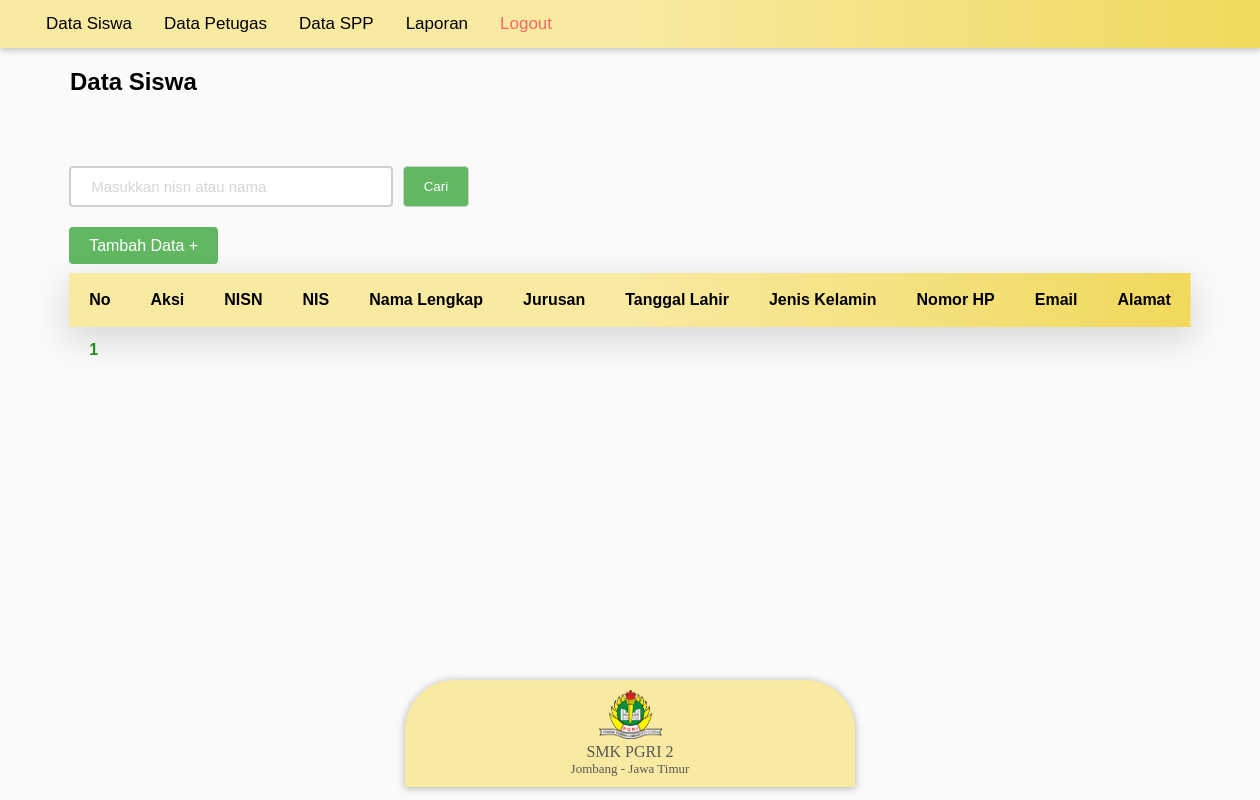
The page /includes/admin/?p=siswa (signed in) on the database as committed earlier.
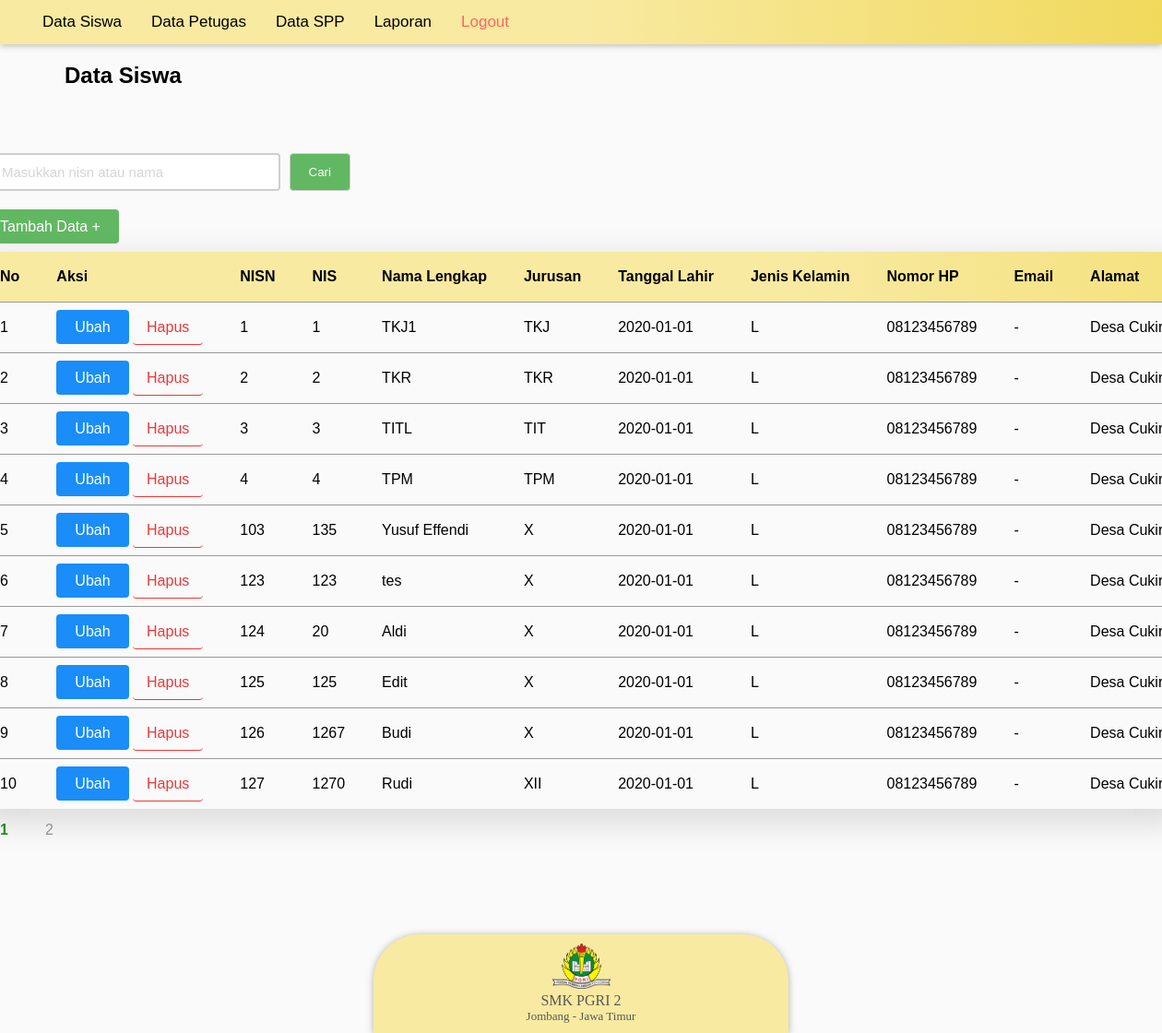
The same page on the database as committed later.
### tables this page shows
CREATE TABLE `tb_siswa` (
  `nisn` int(11) NOT NULL,
  `nis` int(11) NOT NULL,
  `nama_lengkap` varchar(100) NOT NULL,
  `kelas` varchar(3) NOT NULL,
  `tanggal_lahir` date NOT NULL,
  `jenis_kelamin` enum('L','P') NOT NULL,
  `nomor_hp` varchar(13) DEFAULT NULL,
  `email` varchar(50) DEFAULT NULL,
  `id_desa` varchar(10) NOT NULL
);

### config/koneksi.php (called while the page is built, shortened)
<?php
    class Koneksi {
        var $host = 'localhost';
        var $user = 'root';
        var $pass = '';
        var $db_name = 'spp-pi-revisi-v2';
        public function __construct() {
            $this->konek = mysqli_connect($this->host, $this->user, $this->pass, $this->db_name);
        }
    }

### includes/admin/admin.php (called while the page is built, shortened)
<?php
    require_once '../../config/koneksi.php';
    class Admin extends Koneksi {
        public function getNumberOfAllRecords() {
            $stmt = mysqli_query($this->konek, "SELECT COUNT(*) FROM tb_siswa");
            return $stmt;
        }
        public function getSiswaDataNth($page) {
            $start = ($page * 10) - 9;
            $stmt = mysqli_query($this->konek, "SELECT * FROM (SELECT ROW_NUMBER() OVER (ORDER BY nisn) row_num, tb_siswa.*, desa.nama desa, kecamatan.nama kecamatan, kabupaten.nama kabupaten, provinsi.nama provinsi FROM tb_siswa
            INNER JOIN wilayah_administratif_indonesia.desa ON desa.id = tb_siswa.id_desa
            INNER JOIN wilayah_administratif_indonesia.kecamatan ON kecamatan.id = desa.id_kecamatan
            INNER JOIN wilayah_administratif_indonesia.kabupaten ON kabupaten.id = kecamatan.id_kabupaten
            INNER JOIN wilayah_administratif_indonesia.provinsi ON provinsi.id = kabupaten.id_provinsi) tb_siswa_ordered WHERE row_num >= $start LIMIT 10");
            return $stmt;
        }
    }

### includes/admin/data-siswa.php (the view, shortened to what this page needs)
<h2>Data Siswa</h2>
<div id="kontainer-konten">
    <div id="scrolltable-wrap" >
        <div style="display: inline-block;">
            <form class="formcaridata" action="" method="POST">
                <input class="boxcari" type="text" name="cari-data"  placeholder="Masukkan nisn atau nama" value="<?php if(isset($_POST['cari-data'])) { echo $_POST['cari-data'];} ?>" required>
                <input class="inputcari" type="submit" value="Cari">
            </form>
        </div>
        <br>
        <a class="tombolhijau" href="?p=tambah-siswa">Tambah Data +</a>
        <br><br>
        <div id="scrolltable">
            <?php
                if($_SERVER['REQUEST_METHOD'] == 'POST') {
                    $rows = $admin->getDataSiswaByNISNAndName($_POST['cari-data']);
                    if(mysqli_num_rows($rows) == 0) {
                        echo "<p>Data tidak ditemukan</p>";
                    } else {
                        $i = 0;
                        echo "<div class='divTable'>";
                            echo "<div class='divTableBody'>";
                                echo "<div class='divTableRowHead'>";
                                    echo "<div class='divTableHead'>No</div>";
                                    echo "<div class='divTableHead'>Aksi</div>";
                                    echo "<div class='divTableHead'>NISN</div>";
                                    echo "<div class='divTableHead'>NIS</div>";
                                    echo "<div class='divTableHead'>Nama Lengkap</div>";
                                    echo "<div class='divTableHead'>Jurusan</div>";
                                    echo "<div class='divTableHead'>Tanggal Lahir</div>";
                                    echo "<div class='divTableHead'>Jenis Kelamin</div>";
                                    echo "<div class='divTableHead'>Nomor HP</div>";
                                    echo "<div class='divTableHead'>Email</div>";
                                    echo "<div class='divTableHead'>Alamat</div>";
                                echo "</div>";
                            echo "</div>";
                        foreach($rows as $row) :
                                echo "<div class='divTableBody'>";
                                    echo "<div class='divTableRow'>";
                                        echo "<div class='divTableCell'>".++$i."</div>";
                                        echo "<div class='divTableCell'><a class='tombolbiru' href=\"?p=ubah-siswa&nisn=" . $row['nisn'] . "\">Ubah</a> <a class='hapus' href=\"?p=hapus-siswa&nisn=" . $row['nisn'] . "\"onclick=\"return confirm('Yakin ingin menghapus?')\">Hapus</a></div>";
                                        echo "<div class='divTableCell'>".$row['nisn']."</div>";
                                        echo "<div class='divTableCell'>".$row['nis']."</div>";
                                        echo "<div class='divTableCell'>".$row['nama_lengkap']."</div>";
                                        echo "<div class='divTableCell'>".$row['kelas']."</div>";
                                        echo "<div class='divTableCell'>".$row['tanggal_lahir']."</div>";
                                        echo "<div class='divTableCell'>".$row['jenis_kelamin']."</div>";
                                        $nomor_hp = empty($row['nomor_hp']) ? '-' : $row['nomor_hp'];
                                        echo "<div class='divTableCell'>".$nomor_hp."</div>";
                                        $email = empty($row['email']) ? '-' : $row['email'];
                                        echo "<div class='divTableCell'>".$email."</div>";
                                        echo "<div class='divTableCell'>Desa ".ucwords(strtolower($row['desa'])).', Kecamatan '.ucwords(strtolower($row['kecamatan'])).', '.ucwords(strtolower($row['kabupaten'])).', Provinsi '.ucwords(strtolower($row['provinsi']))."</div>";
                                    echo "</div>";
                                echo "</div>";
                        endforeach;
                        echo "</div>";
                    }
                } else {
                    $rows = $admin->getNumberOfAllRecords();
                    $row = mysqli_fetch_row($rows);
                    $totalRecords = $row[0];
                    $totalPages = ceil($totalRecords / 10);
                    echo "
                        <div class='divTable'>
                            <div <div class='divTableRowHead'>
                                <div class='divTableHead'>No</div>
                                <div class='divTableHead'>Aksi</div>
                                <div class='divTableHead'>NISN</div>
                                <div class='divTableHead'>NIS</div>
                                <div class='divTableHead'>Nama Lengkap</div>
                                <div class='divTableHead'>Jurusan</div>
                                <div class='divTableHead'>Tanggal Lahir</div>
                                <div class='divTableHead'>Jenis Kelamin</div>
                                <div class='divTableHead'>Nomor HP</div>
                                <div class='divTableHead'>Email</div>
                                <div class='divTableHead'>Alamat</div>
                            </div>
                        ";
                        if(isset($_GET['page'])) {
                            $currentPage = $_GET['page'];
                        } else {
                            $currentPage = 1;
                        }
                        $rows = $admin->getSiswaDataNth($currentPage);
                        foreach($rows as $row) :
                        $nomor_hp = empty($row['nomor_hp']) ? '-' : $row['nomor_hp'];
                        $email = empty($row['email']) ? '-' : $row['email'];
                        echo "
                            <div class='divTableRow'>
                                <div class='divTableCell'>".$row['row_num']."</div>
                                <div class='divTableCell'><a class='tombolbiru' href=\"?p=ubah-siswa&nisn=" . $row['nisn'] . "\">Ubah</a> <a class='hapus' href=\"?p=hapus-siswa&nisn=" . $row['nisn'] . "\"onclick=\"return confirm('Yakin ingin menghapus?')\">Hapus</a></div>
                                <div class='divTableCell'>".$row['nisn']."</div>
                                <div class='divTableCell'>".$row['nis']."</div>
                                <div class='divTableCell'>".$row['nama_lengkap']."</div>
                                <div class='divTableCell'>".$row['kelas']."</div>
                                <div class='divTableCell'>".$row['tanggal_lahir']."</div>
                                <div class='divTableCell'>".$row['jenis_kelamin']."</div>
                                <div class='divTableCell'>".$nomor_hp."</div>
                                <div class='divTableCell'>".$email."</div>
                                <div class='divTableCell'>Desa ".ucwords(strtolower($row['desa'])).', Kecamatan '.ucwords(strtolower($row['kecamatan'])).', '.ucwords(strtolower($row['kabupaten'])).', Provinsi '.ucwords(strtolower($row['provinsi']))."</div>
                            </div>
                        ";
                    endforeach;
                    echo "</div>";
                    echo '<div class="pagination">';
                    for($i = 1; $i <= $totalPages; $i++) {
                        if($i == $currentPage) {
                            echo '<span>'.$i.'</span>';
                        } else {
                            echo '<span><a href="index.php?p=siswa&page='.$i.'">'.$i.'</a></span>';
                        }
                    }
                    echo '</div>';
                }
            ?>
        </div>
    </div>
</div>
<?php
    require_once 'footer.php';
?>

### includes/admin/header.php (shortened to what this page needs)
<?php
    require_once 'admin.php';
    $admin = new Admin;
?>
<!DOCTYPE html>
<html>
    <head>
        <link rel="stylesheet" href="../../style/style.css">
    </head>
<body>
    <nav class="topnav" id="myTopnav">
        <a href="?p=siswa">Data Siswa</a>
        <a href="?p=petugas">Data Petugas</a>
        <a href="?p=spp">Data SPP</a></li>
        <a href="?p=laporan">Laporan</a>
        <a id="logout" href="?p=logout">Logout</a>
    </nav>

### includes/admin/index.php (shortened to what this page needs)
<?php
    require_once 'header.php';
    if(isset($_GET['p'])) {
        if($_GET['p'] == 'siswa') {
            require_once 'data-siswa.php';
        }   elseif($_GET['p'] == 'beranda') {
            require_once 'beranda.php';
        }
            elseif($_GET['p'] == 'tambah-siswa') {
            require_once 'tambah-siswa.php';
        }
            elseif($_GET['p'] == 'ubah-siswa') {
            require_once 'ubah-siswa.php';
        } elseif($_GET['p'] == 'generate') {
            require_once 'generator-data-siswa.php';
        }
        elseif($_GET['p'] == 'petugas') {
            require_once 'data-petugas.php';
        }
        elseif($_GET['p'] == 'tambah-petugas') {
            require_once 'tambah-petugas.php';
        }
        elseif($_GET['p'] == 'ubah-petugas') {
            require_once 'ubah-petugas.php';
        }
        elseif($_GET['p'] == 'spp') {
            require_once 'data-spp.php';
        }
        elseif($_GET['p'] == 'tambah-spp') {
            require_once 'tambah-spp.php';
        }
        elseif($_GET['p'] == 'ubah-spp') {
            require_once 'ubah-spp.php';
        }
        elseif($_GET['p'] == 'laporan') {
            require_once 'laporan-pembayaran.php';
        }
        elseif($_GET['p'] = 'logout') {
            header('Location: ../../index.php');
            session_destroy();
        }
    }
?>

### includes/admin/footer.php
</body>
    <div class="clearfooter"></div>
        <div id ='footer'>
            <div id='footer2'>
                <img src="../../style/LogoPGRI-jombang.png"><br>
			    SMK PGRI 2<br>
			<div style="font-size:13px;">Jombang - Jawa Timur</div>
		</div>
    </div>
</html>

### style/style.css (style rules this page uses)
* { box-sizing: border-box; scroll-behavior: smooth; }
html, body { background-color: rgb(250, 250, 250); font-family: Verdana, Geneva, Tahoma, sans-serif; margin: 0; height: 100%; }
h2 { margin-left: 70px ; }
a { text-decoration: none; color: #000000; }
::placeholder { opacity: 0.3; }
.pagination { padding-top: 10px; width: 80%; }
.pagination span { color: rgb(36, 138, 36); margin: 20px; font-weight: bold; }
.pagination span a { color: #929292; font-weight: normal; }
.divTable { white-space: nowrap; display: table; max-width: 1300px; overflow: auto; min-width: 400px; box-shadow: 0px 11px 35px 2px rgba(0, 0, 0, 0.14); display:inline-block; }
.divTableRow { display: table-row; }
.divTableRowHead { display: table-row; background: linear-gradient(to right, rgb(248, 234, 161), rgb(248, 234, 161), #F1D95C) ; }
.divTableCell, .divTableHead { display: table-cell; padding: 18px 20px; }
.divTableCell { background-color: rgb(250, 250, 250); border-top: 0.5px solid #999999; }
.divTableHead { font-weight: bold; }
#logout { color: rgb(255, 101, 101); }
.topnav { padding-left: 30px; overflow: hidden; z-index: 999; background-color: rgb(248, 234, 161) ; background: linear-gradient(to left, #F1D95C, rgb(248, 234, 161), rgb(248, 234, 161)) ; box-shadow:0px 1px 7px 0.5px rgba(128, 128, 128, 0.548); }
.topnav a { float: left; font-size: 17px; text-align: center; padding: 14px 16px; }
#kontainer-konten { display: flex; width: 100%; padding: 50px; padding-bottom: 100px; justify-content: center; min-height: 70%; margin-bottom: -350px; }
.tombolbiru { background-color: rgb(26, 141, 248); padding: 10px 20px; border-radius: 4px; color: white; border: none; text-decoration: none; }
.hapus { padding: 10px 15px; border-bottom: 0.5px solid rgb(236, 56, 56);; border-color: rgb(236, 56, 56); border-radius: 4px; color: rgb(236, 56, 56); }
.tombolhijau { background-color: rgb(98, 184, 98); border: none; padding: 10px 20px; border-radius: 4px; color: white; }
.inputcari { background-color: rgb(98, 184, 98); padding: 10px 20px; margin-bottom: 15px; margin-left: 10px; color: white; display: inline-block; border: 1px solid #ccc; border-radius: 4px; box-sizing: border-box; }
.formcaridata { display: flex; justify-content: center; flex-direction: row; border-radius: 5px; width: 400px; padding-bottom: 15px; }
.inputtext,.boxcari, .inputpassword, select { width: 100%; padding: 10px 20px; margin-bottom: 15px; display: inline-block; border: 2px solid rgb(207, 207, 207); border-radius: 4px; box-sizing: border-box; color: rgb(38, 50, 56); font-weight: 400; font-size: 15px; background: rgb(255, 255, 255); }
.clearfooter { height: 354px; clear: both; }
#footer { position: relative; bottom: 0px; display: flex; flex-wrap: wrap; justify-content: center; align-items: center; width: 100%; justify-content: space-around; font-family: verdana; height: 30px; }
#footer2 { background-color: rgb(248, 234, 161); box-shadow:0px 1px 7px 0.5px rgba(128, 128, 128, 0.548); border-top-right-radius: 50px; border-top-left-radius: 50px; justify-content: center; text-align: center; align-items: center; font-family: verdana; padding-bottom: 10px; padding-top: 10px; width: 450px; color: rgb(88, 88, 88); }
#footer2 img { width: 63px; }

Rows that differ between the two databases and show on the page:
added tb_siswa: row_num "1", nisn "1", nis "1", nama_lengkap "TKJ1", kelas "TKJ", tanggal_lahir "2020-01-01", jenis_kelamin "L", nomor_hp "08123456789", email "-", desa "Cukir"
added tb_siswa: row_num "2", nisn "2", nis "2", nama_lengkap "TKR", kelas "TKR", tanggal_lahir "2020-01-01", jenis_kelamin "L", nomor_hp "08123456789", email "-", desa "Cukir"
added tb_siswa: row_num "3", nisn "3", nis "3", nama_lengkap "TITL", kelas "TIT", tanggal_lahir "2020-01-01", jenis_kelamin "L", nomor_hp "08123456789", email "-", desa "Cukir"
added tb_siswa: row_num "4", nisn "4", nis "4", nama_lengkap "TPM", kelas "TPM", tanggal_lahir "2020-01-01", jenis_kelamin "L", nomor_hp "08123456789", email "-", desa "Cukir"
now on this page (row edited): tb_siswa: row_num "5", nisn "103", nis "135", nama_lengkap "Yusuf Effendi", kelas "X", tanggal_lahir "2020-01-01", jenis_kelamin "L", nomor_hp "08123456789", email "-", desa "Cukir"
added tb_siswa: row_num "6", nisn "123", nis "123", nama_lengkap "tes", kelas "X", tanggal_lahir "2020-01-01", jenis_kelamin "L", nomor_hp "08123456789", email "-", desa "Cukir"
now on this page (row edited): tb_siswa: row_num "7", nisn "124", nis "20", nama_lengkap "Aldi", kelas "X", tanggal_lahir "2020-01-01", jenis_kelamin "L", nomor_hp "08123456789", email "-", desa "Cukir"
now on this page (row edited): tb_siswa: row_num "8", nisn "125", nis "125", nama_lengkap "Edit", kelas "X", tanggal_lahir "2020-01-01", jenis_kelamin "L", nomor_hp "08123456789", email "-", desa "Cukir"
added tb_siswa: row_num "9", nisn "126", nis "1267", nama_lengkap "Budi", kelas "X", tanggal_lahir "2020-01-01", jenis_kelamin "L", nomor_hp "08123456789", email "-", desa "Cukir"
added tb_siswa: row_num "10", nisn "127", nis "1270", nama_lengkap "Rudi", kelas "XII", tanggal_lahir "2020-01-01", jenis_kelamin "L", nomor_hp "08123456789", email "-", desa "Cukir"
Other text that changed with them:
new list line: "2"
